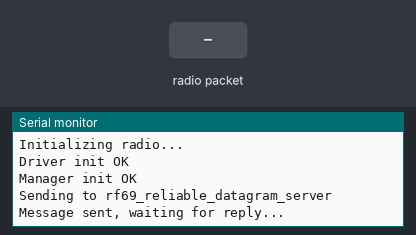
This sketch was run on a simulated ESP32. Shown: the last lines printed to the serial monitor. Inputs (shaded band) come from the test bench. No radio packets arrive unless stated.

Above: at 1.2 s.
1.3 s: radio packet "1" arrives
At 2.1 s:
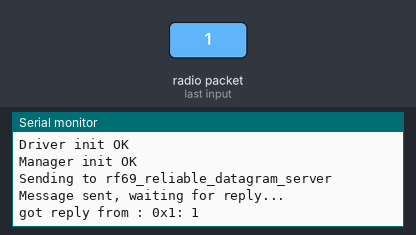
2.8 s: radio packet "0" arrives
At 3.97 s:
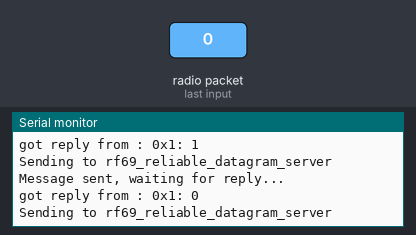
4.3 s: radio packet "2" arrives
At 4.8 s:
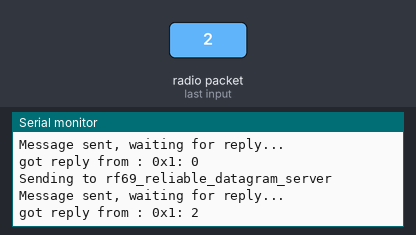

Measured:
- after the input at 1.3 s, the serial monitor: prints a new line at once (image 1)
- after the input at 2.8 s, the serial monitor: prints a new line at once (image 2)
- after the input at 4.3 s, the serial monitor: prints a new line at once (image 3)

The sketch:

04_Radio_Test.ino
```cpp
//libraries
// Title:
// Author: Alex Riebe
// Description: This program tests the functionality

#include <RHReliableDatagram.h>
#include <RH_RF69.h>

//define addresses
#define CLIENT_ADDRESS 1
#define SERVER_ADDRESS 2

//define radio freq
#define RF69_FREQ 915.0

#define RFM69_CS    17
#define RFM69_INT   27
#define RFM69_RST   26

// Singleton instance of the radio driver
RH_RF69 driver(RFM69_CS, RFM69_INT);

// Class to manage message delivery and receipt, using the driver declared above
RHReliableDatagram manager(driver, CLIENT_ADDRESS);

uint8_t data[] = "Hello World!";
// Dont put this on the stack:
uint8_t buf[RH_RF69_MAX_MESSAGE_LEN];

void setup() {
  // serial setup
  Serial.begin(115200);

  //radio setup
  pinMode(RFM69_RST, OUTPUT);
  digitalWrite(RFM69_RST, LOW);

  // manual reset
  digitalWrite(RFM69_RST, HIGH);
  delay(10);
  digitalWrite(RFM69_RST, LOW);
  delay(10);

  Serial.println("Initializing radio...");
  if (!driver.init()) {
    Serial.println("Driver init failed — check wiring");
    while (1);
  }
  Serial.println("Driver init OK");

  if (!manager.init()) {
    Serial.println("Manager init failed — check interrupt pin or address");
    while (1);
  }
  Serial.println("Manager init OK");

  // If you are using a high power RF69 eg RFM69HW, you *must* set a Tx power with the
  // ishighpowermodule flag set like this:
  if (!driver.setFrequency(RF69_FREQ)) {
    Serial.println("setFrequency failed");
  }

  driver.setTxPower(20, true);
}

void loop() {
  Serial.println("Sending to rf69_reliable_datagram_server");
  delay(100);

  if (manager.sendtoWait(data, sizeof(data), SERVER_ADDRESS)) {
    Serial.println("Message sent, waiting for reply...");

    uint8_t len = sizeof(buf);
    uint8_t from;
    if (manager.recvfromAckTimeout(buf, &len, 2000, &from)) {
      Serial.print("got reply from : 0x");
      Serial.print(from, HEX);
      Serial.print(": ");
      Serial.println((char*)buf);
    } else {
      Serial.println("No reply (recvfromAckTimeout)");
    }
  } else {
    Serial.println("sendtoWait failed — likely no ACK received");
  }

  delay(1000);
}
```
